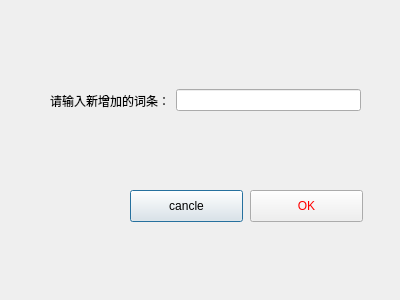
<?xml version="1.0" encoding="UTF-8"?>
<ui version="4.0">
 <class>displayDict</class>
 <widget class="QDialog" name="displayDict">
  <property name="geometry">
   <rect>
    <x>0</x>
    <y>0</y>
    <width>400</width>
    <height>300</height>
   </rect>
  </property>
  <property name="windowTitle">
   <string>Dialog</string>
  </property>
  <widget class="QPushButton" name="pushButton_2">
   <property name="geometry">
    <rect>
     <x>130</x>
     <y>190</y>
     <width>113</width>
     <height>32</height>
    </rect>
   </property>
   <property name="text">
    <string>cancle</string>
   </property>
  </widget>
  <widget class="QWidget" name="layoutWidget">
   <property name="geometry">
    <rect>
     <x>50</x>
     <y>80</y>
     <width>311</width>
     <height>41</height>
    </rect>
   </property>
   <layout class="QHBoxLayout" name="horizontalLayout">
    <item>
     <widget class="QLabel" name="label">
      <property name="styleSheet">
       <string notr="true">font: 13pt &quot;Gill Sans&quot;;</string>
      </property>
      <property name="text">
       <string>请输入新增加的词条：</string>
      </property>
     </widget>
    </item>
    <item>
     <widget class="QLineEdit" name="lineEdit_addNewWord"/>
    </item>
   </layout>
  </widget>
  <widget class="QPushButton" name="pushButton">
   <property name="geometry">
    <rect>
     <x>250</x>
     <y>190</y>
     <width>113</width>
     <height>32</height>
    </rect>
   </property>
   <property name="styleSheet">
    <string notr="true">color: red</string>
   </property>
   <property name="text">
    <string>OK</string>
   </property>
  </widget>
 </widget>
 <resources/>
 <connections/>
</ui>
